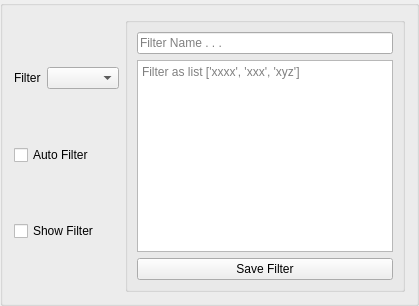
                <widget class="QGroupBox" name="groupBox_3">
                    <property name="sizePolicy">
                        <sizepolicy hsizetype="Preferred" vsizetype="Minimum">
                            <horstretch>0</horstretch>
                            <verstretch>0</verstretch>
                        </sizepolicy>
                    </property>
                    <property name="maximumSize">
                        <size>
                            <width>16777215</width>
                            <height>318</height>
                        </size>
                    </property>
                    <property name="title">
                        <string/>
                    </property>
                    <layout class="QHBoxLayout" name="horizontalLayout_4">
                        <item>
                            <layout class="QVBoxLayout" name="verticalLayout_8">
                                <item>
                                    <layout class="QHBoxLayout" name="horizontalLayout_2">
                                        <item>
                                            <widget class="QLabel" name="label_6">
                                                <property name="text">
                                                    <string>Filter</string>
                                                </property>
                                            </widget>
                                        </item>
                                        <item>
                                            <widget class="QComboBox" name="filterBox">
                                                <property name="placeholderText">
                                                    <string>Filters</string>
                                                </property>
                                            </widget>
                                        </item>
                                    </layout>
                                </item>
                                <item>
                                    <widget class="QCheckBox" name="autoFilter_Box">
                                        <property name="toolTip">
                                            <string>&lt;html&gt;&lt;head/&gt;&lt;body&gt;&lt;p&gt;Auto changes to next
                                                filter if current filter has none&lt;/p&gt;&lt;/body&gt;&lt;/html&gt;
                                            </string>
                                        </property>
                                        <property name="text">
                                            <string>Auto Filter</string>
                                        </property>
                                    </widget>
                                </item>
                                <item>
                                    <widget class="QCheckBox" name="showFilter_Box">
                                        <property name="toolTip">
                                            <string>&lt;html&gt;&lt;head/&gt;&lt;body&gt;&lt;p&gt;shows filter selector
                                                when filter auto changes or current filter has none&lt;/p&gt;&lt;/body&gt;&lt;/html&gt;
                                            </string>
                                        </property>
                                        <property name="text">
                                            <string>Show Filter</string>
                                        </property>
                                    </widget>
                                </item>
                            </layout>
                        </item>
                        <item>
                            <widget class="QGroupBox" name="groupBox_16">
                                <property name="title">
                                    <string/>
                                </property>
                                <layout class="QVBoxLayout" name="verticalLayout_7">
                                    <item>
                                        <widget class="QLineEdit" name="lineEdit">
                                            <property name="placeholderText">
                                                <string>Filter Name . . .</string>
                                            </property>
                                        </widget>
                                    </item>
                                    <item>
                                        <widget class="QTextEdit" name="textEdit">
                                            <property name="maximumSize">
                                                <size>
                                                    <width>16777215</width>
                                                    <height>207</height>
                                                </size>
                                            </property>
                                            <property name="placeholderText">
                                                <string>Filter as list ['xxxx', 'xxx', 'xyz']</string>
                                            </property>
                                        </widget>
                                    </item>
                                    <item>
                                        <widget class="QPushButton" name="pushButton_2">
                                            <property name="text">
                                                <string>Save Filter</string>
                                            </property>
                                        </widget>
                                    </item>
                                </layout>
                            </widget>
                        </item>
                    </layout>
                </widget>
